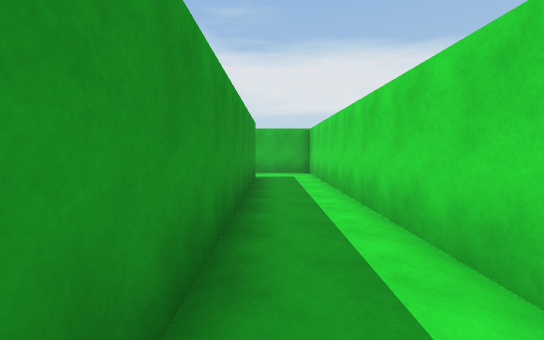
[1] (above)

24 first-person views from a walk through a 3-D level made in the Unity game engine. The camera is 1.5 m above the floor, tilts 4° down and sees 90° across. The floor is counted in squares, 2 m on a side. Each view is taken from the middle of a square. On the plan, view 1 faces up. The plan holds only what a view shows up to about 10 squares ahead; the rest is blank. The place goes on beyond the plan. The player is left out.

[2]
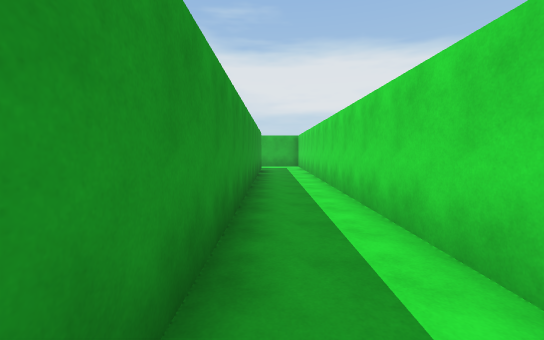

[3]
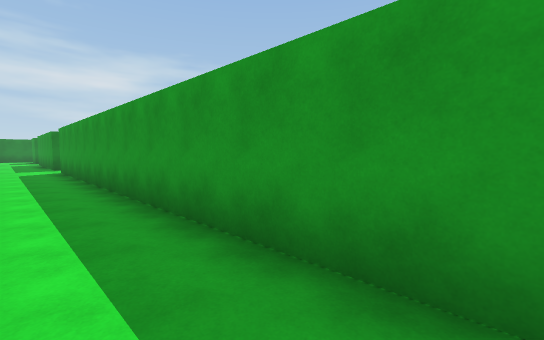

[4]
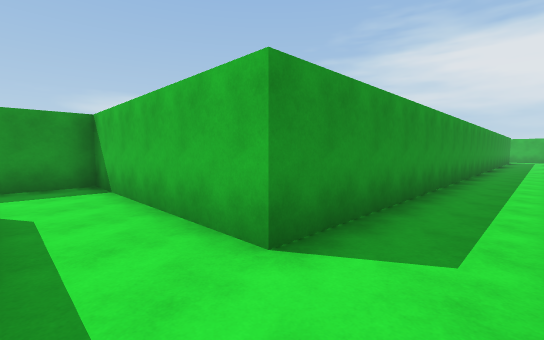

[5]
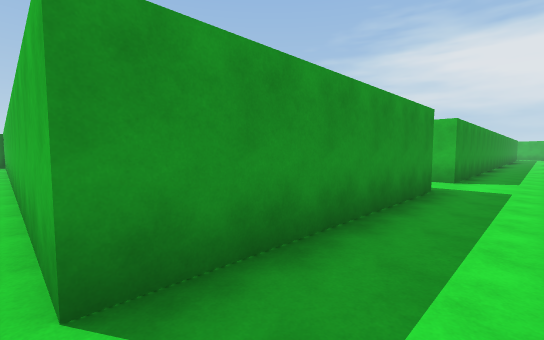

[6]
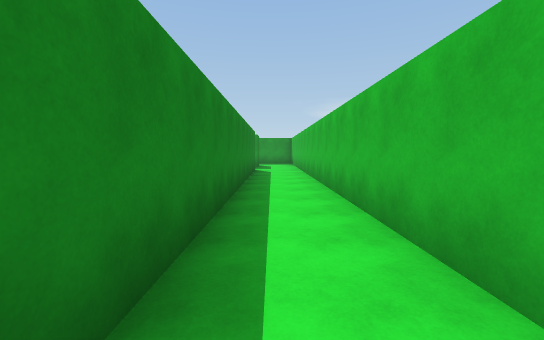

[7]
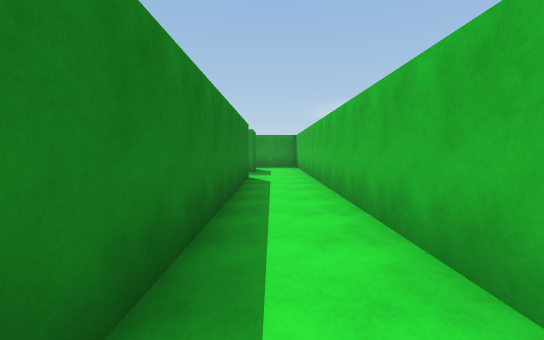

[8]
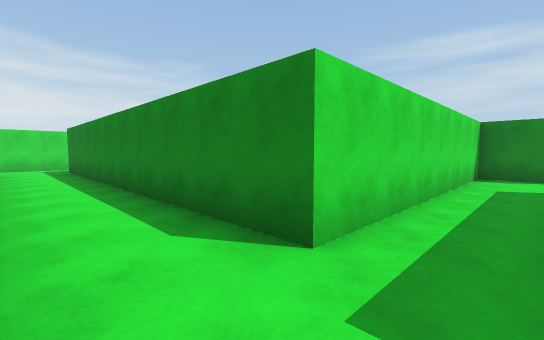

[9]
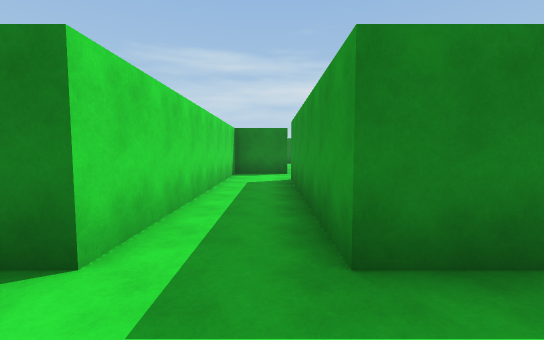

[10]
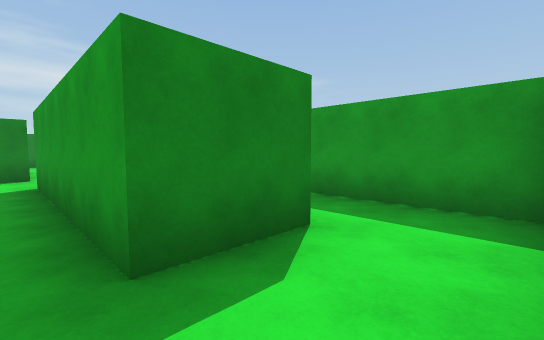

[11]
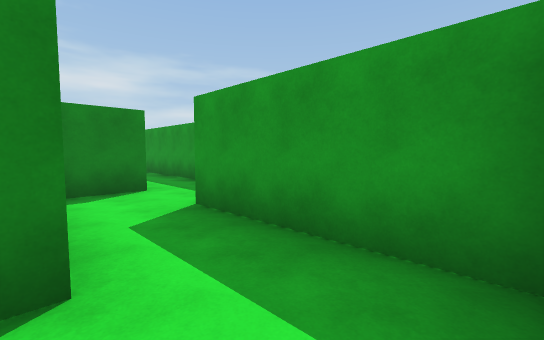

[12]
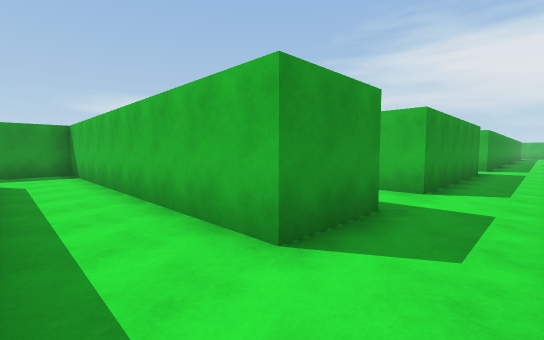

[13]
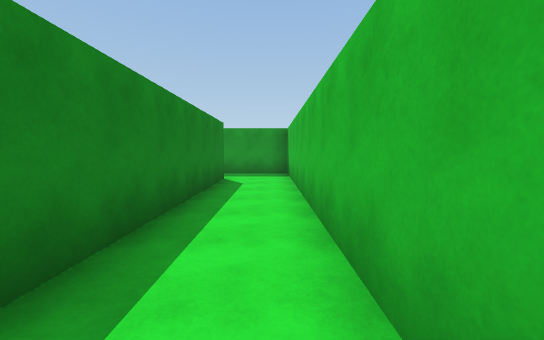

[14]
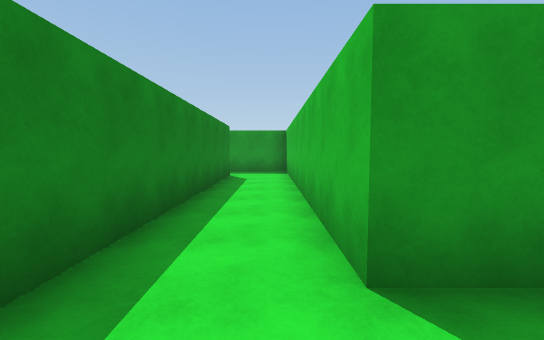

[15]
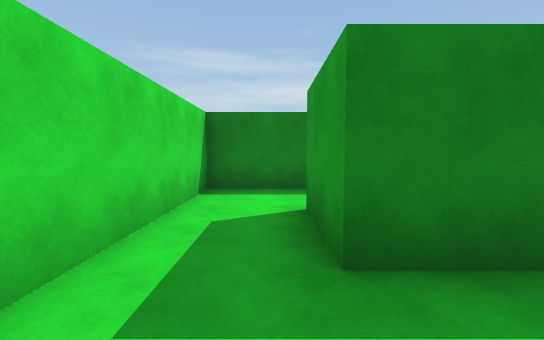

[16]
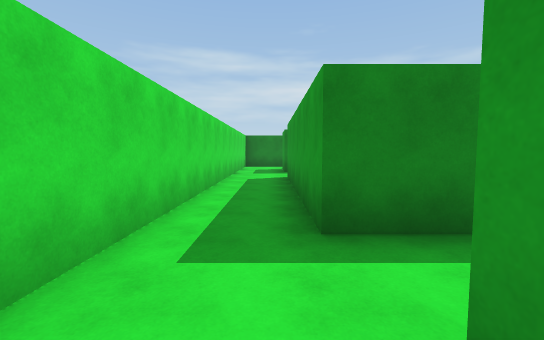

[17]
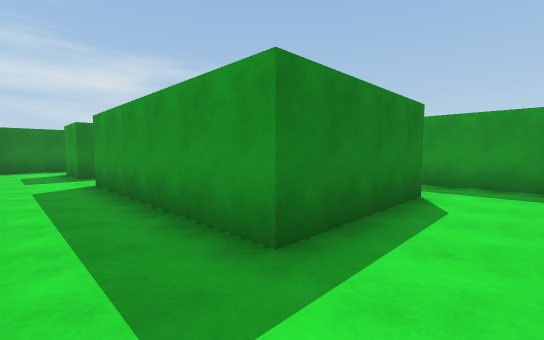

[18]
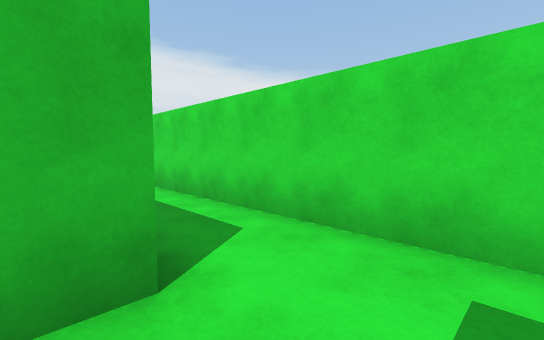

[19]
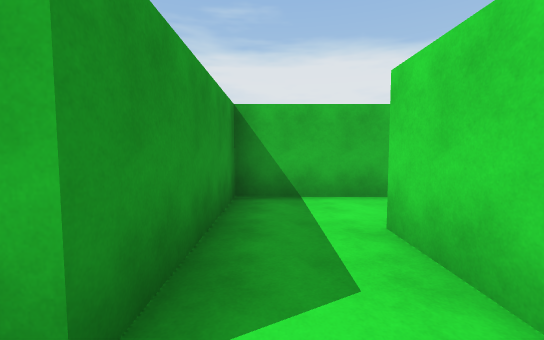

[20]
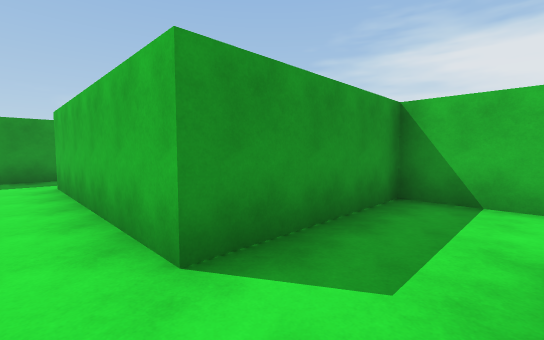

[21]
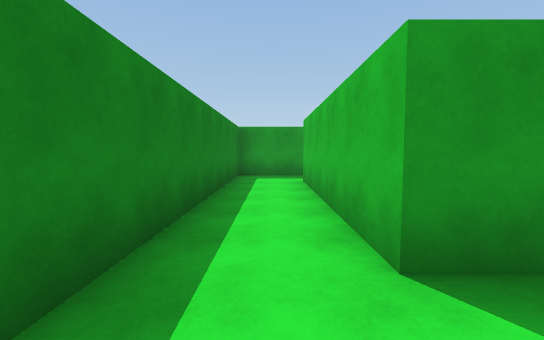

[22]
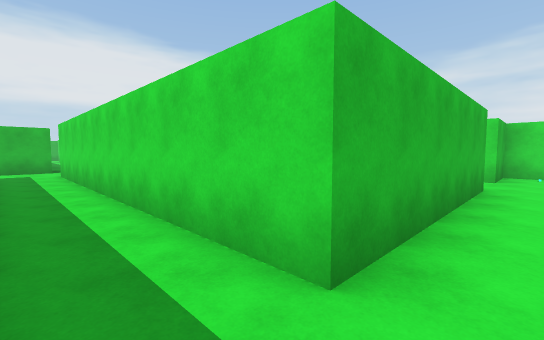

[23]
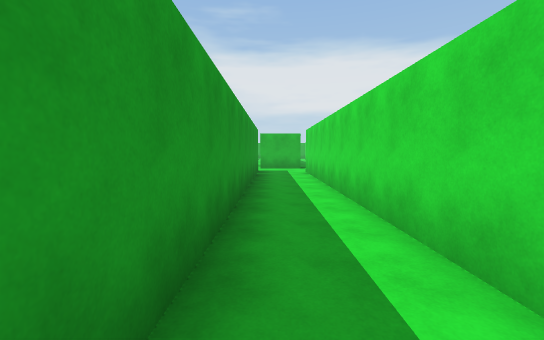

[24]
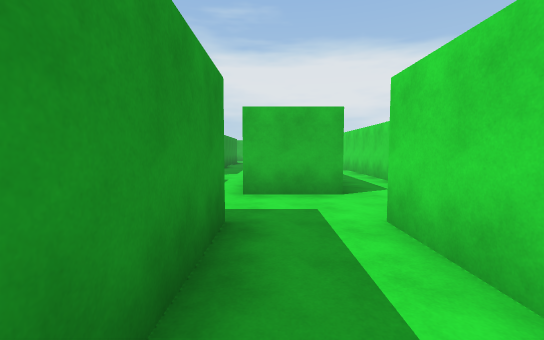

### Floor plan
Points are (right, up) in squares from view 1. A wall is a line through its corners. A room is listed if a view was taken in it or the views show most of it. See-through windows are left out.
Room 1 (views 1, 2, 3, 4, 5, 6, 7, 8, 9, 10, 11, 15, 16, 17, 18)
walls: (-3.9, -16.2) (-3.9, -14.4) (-0.4, -14.4) (-0.4, -19.8) (-12.8, -19.8); (1.3, -21.6) (1.3, -8.1); (1.3, -2.8) (1.3, 9.2) (-0.6, 9.2); (-14.2, -21.7) (-12.5, -21.7) (-12.5, -27.1); (-10.8, -28.5) (-10.8, -21.7) (-0.4, -21.7); (-0.4, 7.2) (-0.4, -12.6) (-5.6, -12.6) (-5.6, -16.2)
ways out: opening at (0.5, -22.5) to room 2; opening at (-5, -15.5) to room 3; opening at (-13.5, -20.5)
Room 2 (views 12, 13, 14)
walls: (-0.4, -21.7) (-0.4, -23.5) (-9.1, -23.5) (-9.1, -25.6); (-7.4, -25.3) (1.3, -25.3) (1.3, -21.6)
ways out: opening at (0.5, -22.5) to room 1
Room 3 (views 19, 20, 21, 22, 23, 24)
walls: (-12.5, -7.1) (-12.5, -18) (-4.9, -18); (-10.8, -5.3) (-12.5, -5.3); (-9, -3.1) (-9, 0.1); (-5.6, -16.2) (-10.8, -16.2) (-10.8, -7.1); (-2.2, -17.1) (-2.2, -16.2) (-3.9, -16.2)
ways out: opening at (-5, -15.5) to room 1; opening at (-13.5, -4.5)

Positions as (right, up) in squares from view 1, and headings:
1: (0, 0), facing up
2: (0, -4), facing up
3: (1, -1), facing down-left
4: (1, -14), facing up-left
5: (1, -20), facing up-left
6: (0, -21), facing left
7: (-3, -21), facing left
8: (-12, -20), facing down-right
9: (-12, -20), facing down
10: (-12, -20), facing down-left
11: (-14, -20), facing down-left
12: (1, -25), facing up-left
13: (0, -24), facing left
14: (1, -24), facing left
15: (0, -20), facing down
16: (0, -12), facing down
17: (1, -13), facing down-left
18: (-1, -14), facing up-right
19: (-5, -17), facing up
20: (-4, -17), facing up-left
21: (-4, -17), facing left
22: (-12, -17), facing up-right
23: (-12, -17), facing up
24: (-12, -10), facing up
